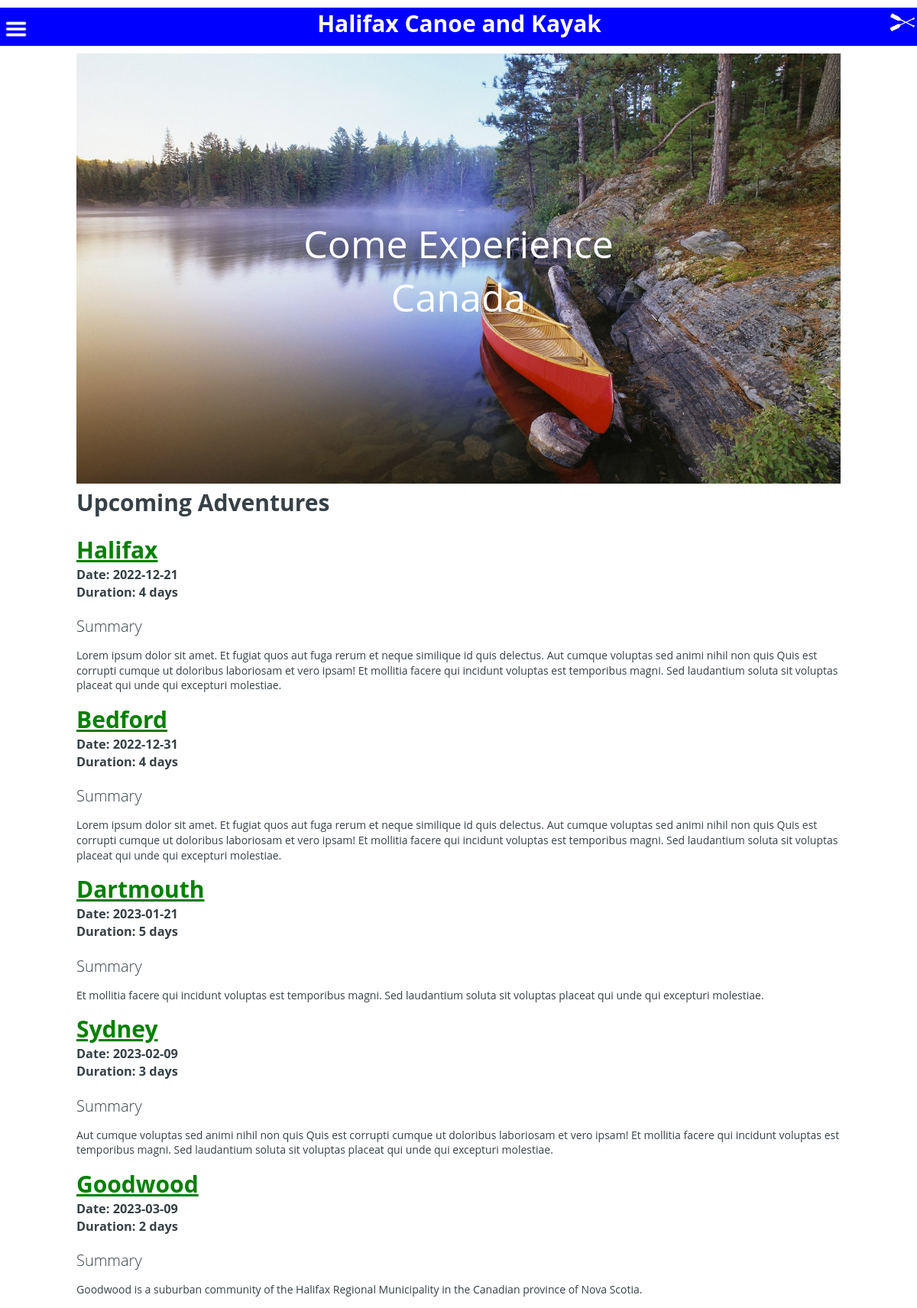
Screenshot of /all-adventures.php with the database file from the repository.
### tables this page shows
CREATE TABLE IF NOT EXISTS `canoe_kayak` (
  `id` int(11) NOT NULL AUTO_INCREMENT COMMENT 'id as primary key',
  `heading` varchar(50) NOT NULL COMMENT 'heading as location',
  `tripDate` date NOT NULL COMMENT 'trip date',
  `duration` int(11) NOT NULL COMMENT 'number of trip days',
  `summary` text NOT NULL COMMENT 'summary information',
  PRIMARY KEY (`id`)
);

### all-adventures.php (the view, shortened to what this page needs)
<!DOCTYPE html>
<html>
<head>
    <link rel='stylesheet' type='text/css' media='screen' href='main.css'>
</head>
<body>
    <nav class="navigation">
        <div class="navbar">
            <button class="iconBtn"><img src="images/hamburger.png" alt="Hamburger"></button>
            <h1 class="title">Halifax Canoe and Kayak</h1>
            <img class="icon" src="images/paddle-white.png" alt="Paddle"/>
        </div>
    </nav>
    <?php
    $servername = "localhost";
    $username = "";
    $password = "";
    $dbName = "skillsdemo";
    $conn = mysqli_connect($servername, $username, $password, $dbName);
    ?>
    <div class="container">
        <img class="mainimg" src="images/canoe.jpg" alt="Canoe">
        <div class="maintxt">Come Experience<br> Canada</div>
    </div>
    <main class="mainbody">
        <h2 class="mainbodytxt">Upcoming Adventures</h2>
        <br>
        <?php
        $sql = "SELECT * FROM canoe_kayak ORDER BY tripDate";
        $result = mysqli_query($conn, $sql);
        if (mysqli_num_rows($result) > 0) {
            while ($row = mysqli_fetch_assoc($result)) {
                echo "<h2 class=\"location\">" . $row['heading'] . "</h2>";
                echo "<h3>"  ."Date: ". $row['tripDate'] . "<br>";
                echo "Duration: " . $row['duration'] . " days</h3><br>";
                echo "<h4>" . "Summary </h4>";
                echo "<p>" . $row['summary'] . "</p>";
            }
        } else {
            echo "Sorry, no upcoming adventures at this moment.";
        }
        ?>
    </main>
</body>
</html>

### main.css (style rules this page uses)
* { box-sizing: border-box; }
body { font-family: 'Open Sans', sans-serif; font-size: 14px; line-height: 1.4; color: #364147; margin: 0; }
input, button { font-family: inherit; font-size: inherit; }
nav { padding: 10px 0; }
h1, h2, h3, h4, h5, h6 { margin: 0; }
.navbar { background-color: blue; height: 50px; width: 100%; display: flex; }
.icon { height: 40px; width: 40px; }
.iconBtn { background-color: transparent; border: none; }
.iconBtn img { height: 30px; width: 30px; margin-top: 10px; }
.title { color: white; font-size: 30px; text-align: center; margin: 0 auto; }
.container { position: relative; text-align: center; color: white; z-index: -1; margin: 0 auto; }
.mainimg { max-width: 1000px; }
.maintxt { position: absolute; font-size: 50px; top: 50%; left: 50%; transform: translate(-50%, -50%); }
.mainbody { position: relative; max-width: 1000px; width: 100%; margin: auto; }
.mainbodytxt { text-align: left; font-size: 30px; }
.location { font-size: 30px; color: green; text-decoration: underline; }
.mainbody h4 { font-size: 20px; font-weight: 100; }

### rows the page displays
canoe_kayak: heading "Halifax", tripDate "2022-12-21", duration "4", summary "Lorem ipsum dolor sit amet. Et fugiat quos aut fuga rerum et neque similique id quis delectus. Aut cumque voluptas sed animi nihil non quis Quis est corrupti cumque ut doloribus laboriosam et vero ipsam! Et mollitia facere qui incidunt voluptas est temporibus magni. Sed laudantium soluta sit voluptas placeat qui unde qui excepturi molestiae."
canoe_kayak: heading "Bedford", tripDate "2022-12-31", duration "4", summary "Lorem ipsum dolor sit amet. Et fugiat quos aut fuga rerum et neque similique id quis delectus. Aut cumque voluptas sed animi nihil non quis Quis est corrupti cumque ut doloribus laboriosam et vero ipsam! Et mollitia facere qui incidunt voluptas est temporibus magni. Sed laudantium soluta sit voluptas placeat qui unde qui excepturi molestiae."
canoe_kayak: heading "Dartmouth", tripDate "2023-01-21", duration "5", summary "Et mollitia facere qui incidunt voluptas est temporibus magni. Sed laudantium soluta sit voluptas placeat qui unde qui excepturi molestiae."
canoe_kayak: heading "Sydney", tripDate "2023-02-09", duration "3", summary "Aut cumque voluptas sed animi nihil non quis Quis est corrupti cumque ut doloribus laboriosam et vero ipsam! Et mollitia facere qui incidunt voluptas est temporibus magni. Sed laudantium soluta sit voluptas placeat qui unde qui excepturi molestiae."
canoe_kayak: heading "Goodwood", tripDate "2023-03-09", duration "2", summary "Goodwood is a suburban community of the Halifax Regional Municipality in the Canadian province of Nova Scotia."
